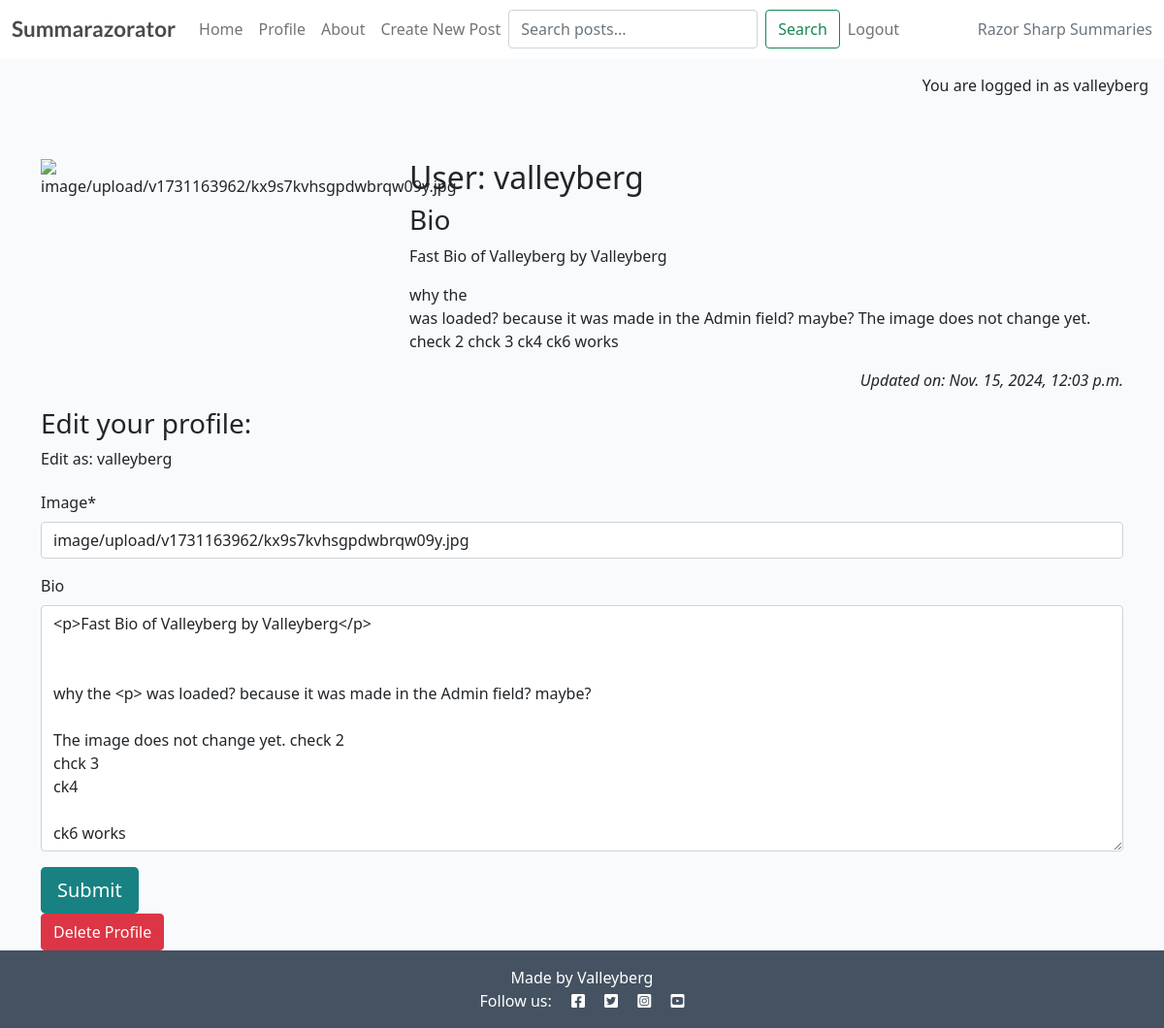
The page /profiler/edit/1/ (signed in) on the database as committed earlier.
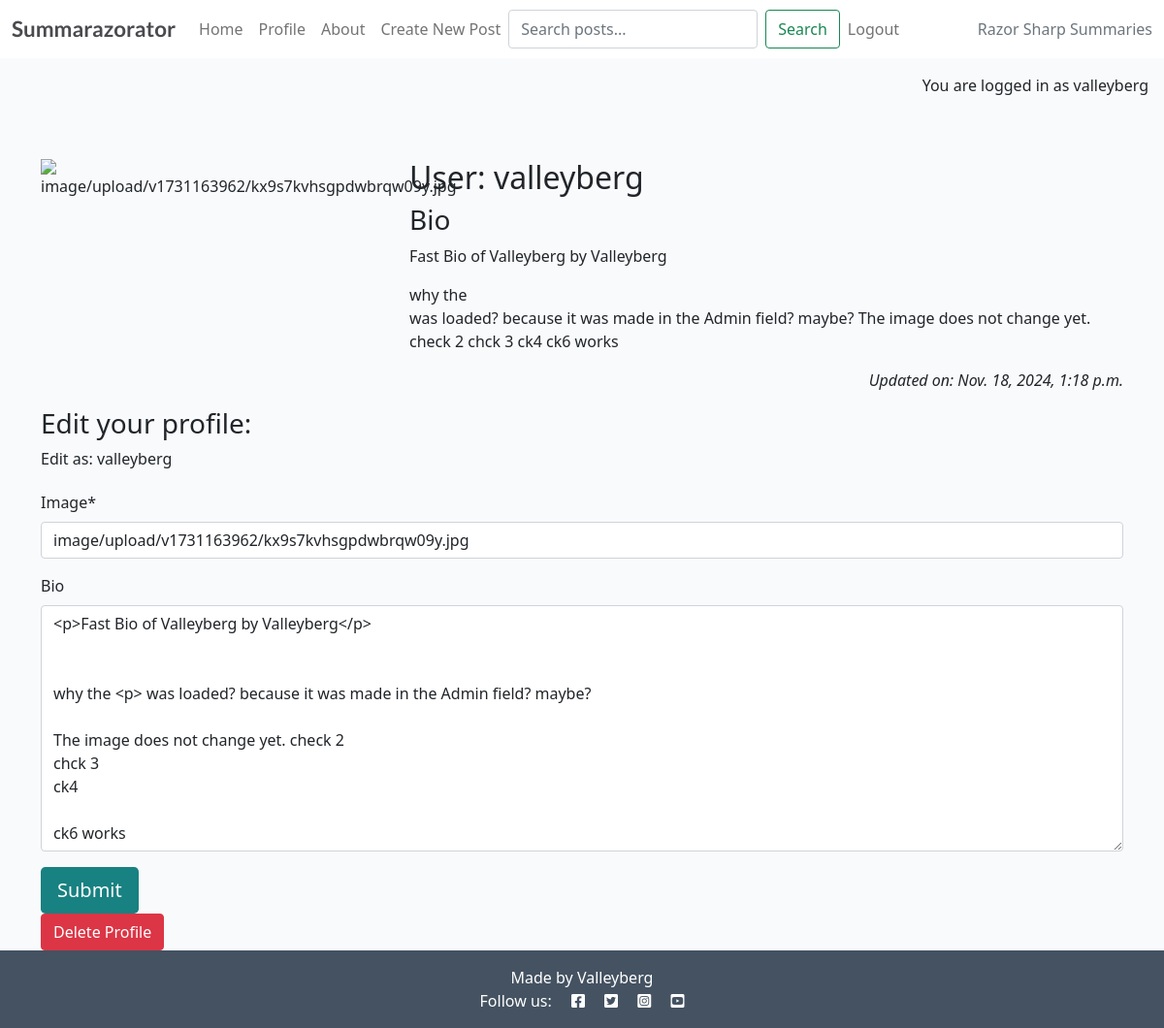
The same page on the database as committed later.
### profiler/models.py (models this page shows, shortened)
class Profiler(models.Model):
    user = models.OneToOneField(User, on_delete=models.CASCADE, related_name="profiler")
    image = CloudinaryField('image', default='placeholder')
    bio = models.TextField(blank=True, max_length=500)
    created_on = models.DateTimeField(auto_now_add=True)
    updated_on = models.DateTimeField(auto_now=True)
    last_posts = models.ManyToManyField(Post, blank=True, related_name="profile_posts")
    last_comments = models.ManyToManyField(Comment, blank=True, related_name="profile_comments")

### profiler/views.py (the view)
# urls.py: path('edit/<int:profiler_id>/', views.profiler_edit, name='profiler_edit'),
@login_required
def profiler_edit(request, profiler_id):
    profiler = get_object_or_404(Profiler, id=profiler_id, user=request.user)
    if request.method == "POST":
        profiler_form = ProfilerForm(request.POST, request.FILES, instance=profiler)
        if profiler_form.is_valid():
            profiler_form.save()
            messages.success(request, 'Profile Updated!')
            return HttpResponseRedirect(reverse("profiler"))
        else:
            messages.error(request, 'Error updating profile!')
    else:
        profiler_form = ProfilerForm(instance=profiler)
    return render(
        request,
        "profiler/profiler_editor.html",
        {
            'profiler_form': profiler_form,
            'profiler': profiler
        },
    )

### profiler/forms.py
class ProfilerForm(forms.ModelForm):
    class Meta:
        model = Profiler
        fields = ('image', 'bio',)

### profiler/templates/profiler/profiler_editor.html (shortened to what this page needs)
{% extends 'base.html' %}
{% block content %}
{% load static %}
{% load crispy_forms_tags %}
<div class="container mt-5">
    <div class="row">
        <div class="col-4 text-center">
            {% if profiler.image %}
            <img src="{{ profiler.image.url }}" class="scale" alt="{{ profiler.image }}">
            {% else %}
            <img src="{% static 'images/nobody.jpg' %}" class="scale" alt="placeholder image">
            {% endif %}
        </div>
        <div class="col-8" id="profiler-data">
            <h2>User: {{ profiler.user | safe }}</h2>
            <h3>Bio</h3>
            {{ profiler.bio | safe }}
        </div>
    </div>
    <div class="row">
        <div class="col text-right">
            <p class="text-end"><em>Updated on: {{ profiler.updated_on }}</em></p>
        </div>
    </div>
    {% if user.is_authenticated %}
    <h3>Edit your profile:</h3>
    <p>Edit as: {{ user.username }}</p>
    <form id="profilerForm" method="post" style="margin-top: 1.3em;" enctype="multipart/form-data">
        {{ profiler_form | crispy }}
        <button id="submitButton" type="submit" class="btn btn-signup btn-lg">Submit</button>
    </form>
    {% else %}
    <p>Log in to edit your profile.</p>
    {% endif %}
    {% if user == profiler.user %}
    <a href="{% url 'profiler_delete' profiler.pk %}" class="btn btn-danger">Delete Profile</a>
    {% endif %}
</div>
{% endblock content %}

Rows that differ between the two databases and show on the page:
changed Profiler "image/upload/v1731163962/kx9s7kvhsgpdwbrqw09y.jpg": updated_on "Nov. 15, 2024, 12:03 p.m." → "Nov. 18, 2024, 1:18 p.m."
